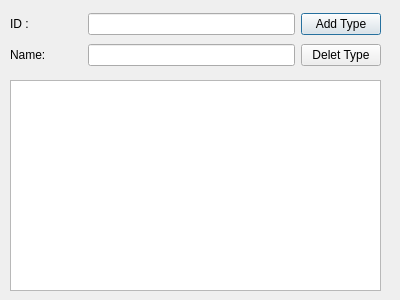
<?xml version="1.0" encoding="UTF-8"?>
<ui version="4.0">
 <class>DialogType</class>
 <widget class="QDialog" name="DialogType">
  <property name="geometry">
   <rect>
    <x>0</x>
    <y>0</y>
    <width>400</width>
    <height>300</height>
   </rect>
  </property>
  <property name="windowTitle">
   <string>Dialog</string>
  </property>
  <widget class="QTableView" name="tableView">
   <property name="geometry">
    <rect>
     <x>10</x>
     <y>80</y>
     <width>371</width>
     <height>211</height>
    </rect>
   </property>
  </widget>
  <widget class="QWidget" name="gridLayoutWidget">
   <property name="geometry">
    <rect>
     <x>10</x>
     <y>10</y>
     <width>371</width>
     <height>61</height>
    </rect>
   </property>
   <layout class="QGridLayout" name="gridLayout">
    <item row="1" column="0">
     <widget class="QLabel" name="label">
      <property name="text">
       <string>ID :</string>
      </property>
     </widget>
    </item>
    <item row="2" column="0">
     <widget class="QLabel" name="label_2">
      <property name="text">
       <string>Name:           </string>
      </property>
     </widget>
    </item>
    <item row="1" column="1">
     <widget class="QLineEdit" name="lineEdit"/>
    </item>
    <item row="2" column="1">
     <widget class="QLineEdit" name="lineEdit_2"/>
    </item>
    <item row="1" column="2">
     <widget class="QPushButton" name="pushButton">
      <property name="text">
       <string>Add Type</string>
      </property>
     </widget>
    </item>
    <item row="2" column="2">
     <widget class="QPushButton" name="pushButton_2">
      <property name="text">
       <string>Delet Type</string>
      </property>
     </widget>
    </item>
   </layout>
  </widget>
 </widget>
 <resources/>
 <connections/>
</ui>
